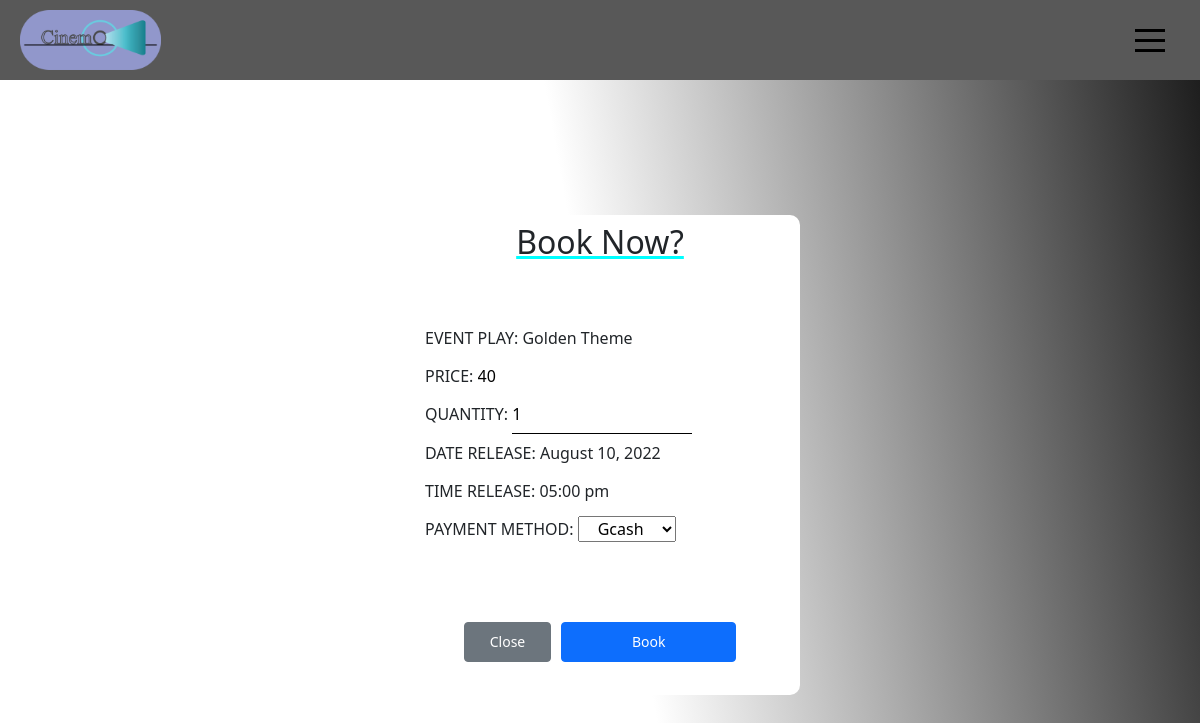
Screenshot of /client/booking.php?request=33 (signed in) with the database file from the repository.
### tables this page shows
CREATE TABLE `theatre_tbl` (
  `play_id` int(255) NOT NULL,
  `play_title` text NOT NULL,
  `play_price` int(255) NOT NULL,
  `play_date` date NOT NULL,
  `play_time` time NOT NULL,
  `play_tickets` int(255) NOT NULL,
  `ticket_total` int(255) NOT NULL
);

### client/booking.php (the view, shortened to what this page needs)
<?php
	$conn = mysqli_connect("localhost", "root", "", "tts_db");
?>
<!DOCTYPE html>
<html>
<head>
	<link rel="stylesheet" type="text/css" href="./css/booking.css">
<link href="https://cdn.jsdelivr.net/npm/bootstrap@5.2.0-beta1/dist/css/bootstrap.min.css" rel="stylesheet">
<link rel="stylesheet" href="https://cdnjs.cloudflare.com/ajax/libs/font-awesome/5.15.3/css/all.min.css"/>
<link rel="stylesheet" href="https://cdnjs.cloudflare.com/ajax/libs/font-awesome/4.7.0/css/font-awesome.min.css">
</head>
<body>
<section class="nav">
		<div class="navigation">
			<div class="image">
			<a href="user-dashboard.php"><img src="./images/logo.png"></a>
			</div>
			<div class="menubar">
				<div class="box">
                    <?php
                    $id=$_GET['request'];
                    $sql= "SELECT * FROM theatre_tbl where play_id='$id'";
                    $q=mysqli_query($conn, $sql);
                    $r=mysqli_fetch_array($q);
                    $play_available= ($r["ticket_total"])-($r["play_tickets"]);
                    $new_date = date('F d, Y', strtotime($r["play_date"]));
                    $new_time = date('h:i a', strtotime($r['play_time']));
                    ?>
				</div>
				<div class="menutoggle">
				</div>
			</div>
		</div>
</section>
<section>
    <div class="fpass-box">
        <form action="book.php?id=<?php echo $id?>" method="post" class="create">
                <h2>Book Now?</h2>
                <br>
                <div class="right-container">
                    <div class="order">
                        <label class="text-uppercase">Event Play:</label>
                        <span> <?php echo $r['play_title']?></span>
                    </div>
                    <div class="order">
                        <label class="text-uppercase">Price:</label>
                        <input type='text' name='total' id='total' value='<?php echo $r['play_price'] ?>' style="pointer-events: none; border-bottom: none;">
                    </div>
                    <div class="order">
                        <label class="text-uppercase">Quantity:</label>
                        <input name="quantity" type='number' name='qty' id='qty' value='1' min="1" max='<?php echo $play_available?>' />
                    </div>
                    <div class="order">
                        <label class="text-uppercase">Date Release:</label>
                        <span><?php echo $new_date?></span>
                    </div>
                    <div class="order">
                        <label class="text-uppercase">Time Release:</label>
                        <span><?php echo $new_time?></span>
                    </div>
                    <div class="order">
                        <label class="text-uppercase">payment method:</label>
                        <select name="payment"id="payment" style="text-align: center;">
                            <option value="Gcash" name="payment">Gcash</option>
                        </select>
                    </div>
                    <br>
                    <div class="right-button">
                    <a href="user-dashboard.php" type="button" class="btn btn-sm btn-secondary w-25">Close</a>
                    <?php
                    if($play_available==0){
                        echo '<button class="btn btn-sm btn-primary w-50" id="create" disabled>Sold Out</button>';
                    }else{
                        echo '<button name="book" type="submit" class="btn btn-sm btn-primary w-50" id="create">Book</button>';
                    }
                    ?>
                    </div>
                </div>
        </form>
    </div>
</section>
</body>
</html>

### client/css/booking.css (style rules this page uses)
* { padding: 0; margin: 0; box-sizing: border-box; }
body { width: 100%; min-height: 100vh; background: linear-gradient(80deg, rgba(255, 255, 255, 0.8), rgba(255, 255, 255, 0.6), rgba(0, 0, 0, 0.9)), url('../images/bgd.png'); object-fit: cover; background-size: cover; background-position: center; background-attachment: fixed; box-sizing: border-box; }
.nav { z-index: 1000000; background: rgba(88, 88, 88); width: 100%; padding: 10px 0; height: 80px; position: fixed; margin-bottom: 80px; }
.navigation { width: 100%; height: 100%; display: flex; justify-content: space-between; padding: 0 20px; }
.navigation .image { height: 60px; display: flex; justify-content: space-between; }
.navigation .image img { height: 100% }
.menubar { height: 70px; width: 130px; display: flex; justify-content: space-between; transition-delay: 0s, 0.6s; position: relative; overflow: hidden; }
.menubar .box { position: relative; width: 70px; height: 60px; display: flex; align-items: center; padding: 10px; }
.menubar .menutoggle { position: relative; cursor: pointer; width: 60px; height: 60px; display: flex; justify-content: center; align-items: center; }
.menubar .menutoggle:before { content: ''; position: absolute; width: 30px; height: 3px; background: #000; transform: translateY(-10px); box-shadow: 0 10px #000; transition: 0.6s; }
.menubar .menutoggle:after { content: ''; position: absolute; width: 30px; height: 3px; background: #000; transform: translateY(10px); transition: 0.6s; }
.fpass-box { display: grid; place-items: center; height: 100vh; width: 100%; padding-top: 110px; }
.fpass-box form { background-color: #fff; display: flex; justify-content: center; align-items: center; flex-direction: column; height: 480px; width: 400px; border-radius: 10px; }
.fpass-box form h2 { margin-top: 0 !important; text-decoration: underline cyan; }
.fpass-box form .right-container { width: 100%; padding: 25px; }
form .right-container .order { line-height: 38px; }
form .right-container .order input { border: none; outline: none; width: 180px; border-bottom: 1px solid #000; }
form .right-container .order select { outline: none; transition: 0.6 ease-in-out; }
.right-button { margin-top: 50px; width: 100%; display: flex; justify-content: center; align-items: center; gap: 10px; }
.right-button a, .right-button button { display: grid; place-items: center; height: 40px; }

### rows the page displays
theatre_tbl: play_title "Golden Theme", total "40", play_date "August 10, 2022", play_time "05:00 pm"
